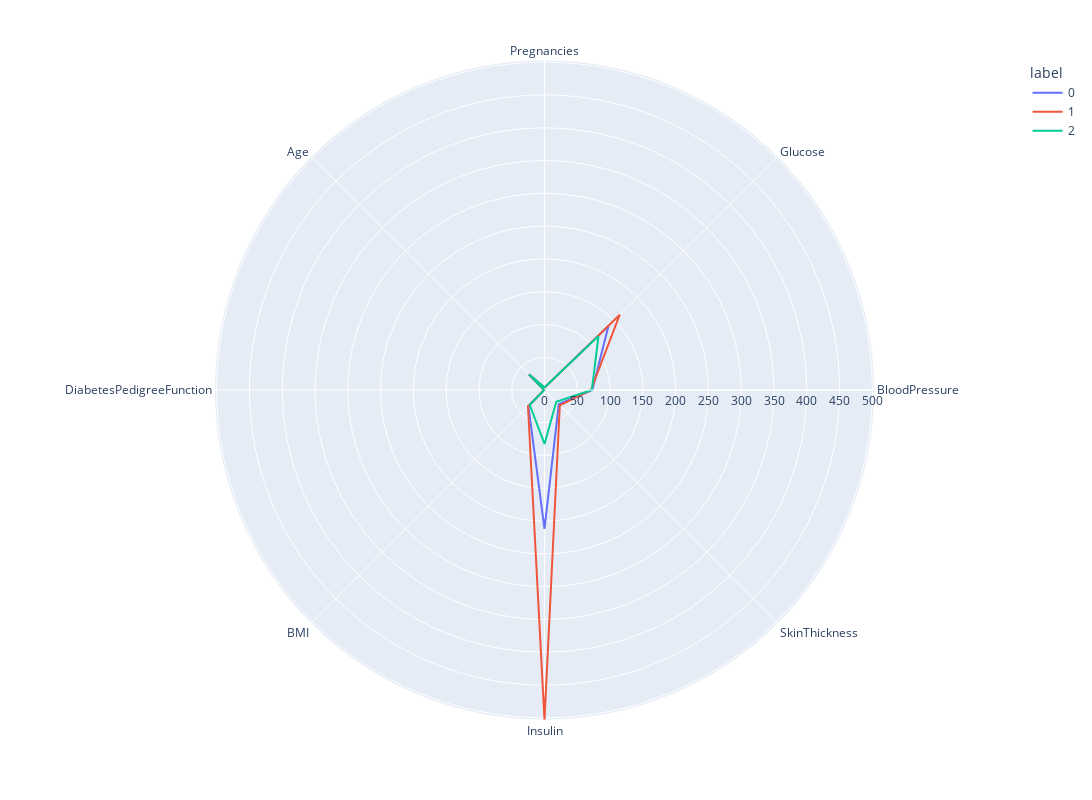

Notebook cell for this chart:
### Code cell
kmeans = KMeans(n_clusters=3, init='k-means++', n_init=10, tol=1e-04, random_state=42)
kmeans.fit(df2)
clusters = pd.DataFrame(df2, columns=df2.columns)
clusters['label']=kmeans.labels_
polar= clusters.groupby('label').mean().reset_index()
polar=pd.melt(polar, id_vars=['label'])
fig4=px.line_polar(polar, r='value', theta='variable', color='label', line_close=True,height=800, width=1400)
fig4.show()

### Figure 1 — Plotly figure (JSON) as saved in the notebook; plotly's stock layout.template omitted (floating-point values rounded to 4 significant figures)
{"data": [{"hovertemplate": "label=0<br>value=%{r}<br>variable=%{theta}<extra></extra>", "legendgroup": "0", "line": {"color": "#636efa", "dash": "solid"}, "marker": {"symbol": "circle"}, "mode": "lines", "name": "0", "r": [3.667, 137.9, 72.9, 30.79, 211.6, 34.71, 0.595, 33.7, 3.667], "showlegend": true, "subplot": "polar", "theta": ["Pregnancies", "Glucose", "BloodPressure", "SkinThickness", "Insulin", "BMI", "DiabetesPedigreeFunction", "Age", "Pregnancies"], "type": "scatterpolar"}, {"hovertemplate": "label=1<br>value=%{r}<br>variable=%{theta}<extra></extra>", "legendgroup": "1", "line": {"color": "#EF553B", "dash": "solid"}, "marker": {"symbol": "circle"}, "mode": "lines", "name": "1", "r": [3.4, 162.3, 70.8, 33.04, 503.2, 35.58, 0.5966, 33.36, 3.4], "showlegend": true, "subplot": "polar", "theta": ["Pregnancies", "Glucose", "BloodPressure", "SkinThickness", "Insulin", "BMI", "DiabetesPedigreeFunction", "Age", "Pregnancies"], "type": "scatterpolar"}, {"hovertemplate": "label=2<br>value=%{r}<br>variable=%{theta}<extra></extra>", "legendgroup": "2", "line": {"color": "#00cc96", "dash": "solid"}, "marker": {"symbol": "circle"}, "mode": "lines", "name": "2", "r": [3.903, 116.4, 72.17, 25.41, 82.21, 31.82, 0.4394, 33.13, 3.903], "showlegend": true, "subplot": "polar", "theta": ["Pregnancies", "Glucose", "BloodPressure", "SkinThickness", "Insulin", "BMI", "DiabetesPedigreeFunction", "Age", "Pregnancies"], "type": "scatterpolar"}], "layout": {"height": 800, "legend": {"title": {"text": "label"}, "tracegroupgap": 0}, "margin": {"t": 60}, "polar": {"angularaxis": {"direction": "clockwise", "rotation": 90}, "domain": {"x": [0, 1], "y": [0, 1]}}, "width": 1400}}
